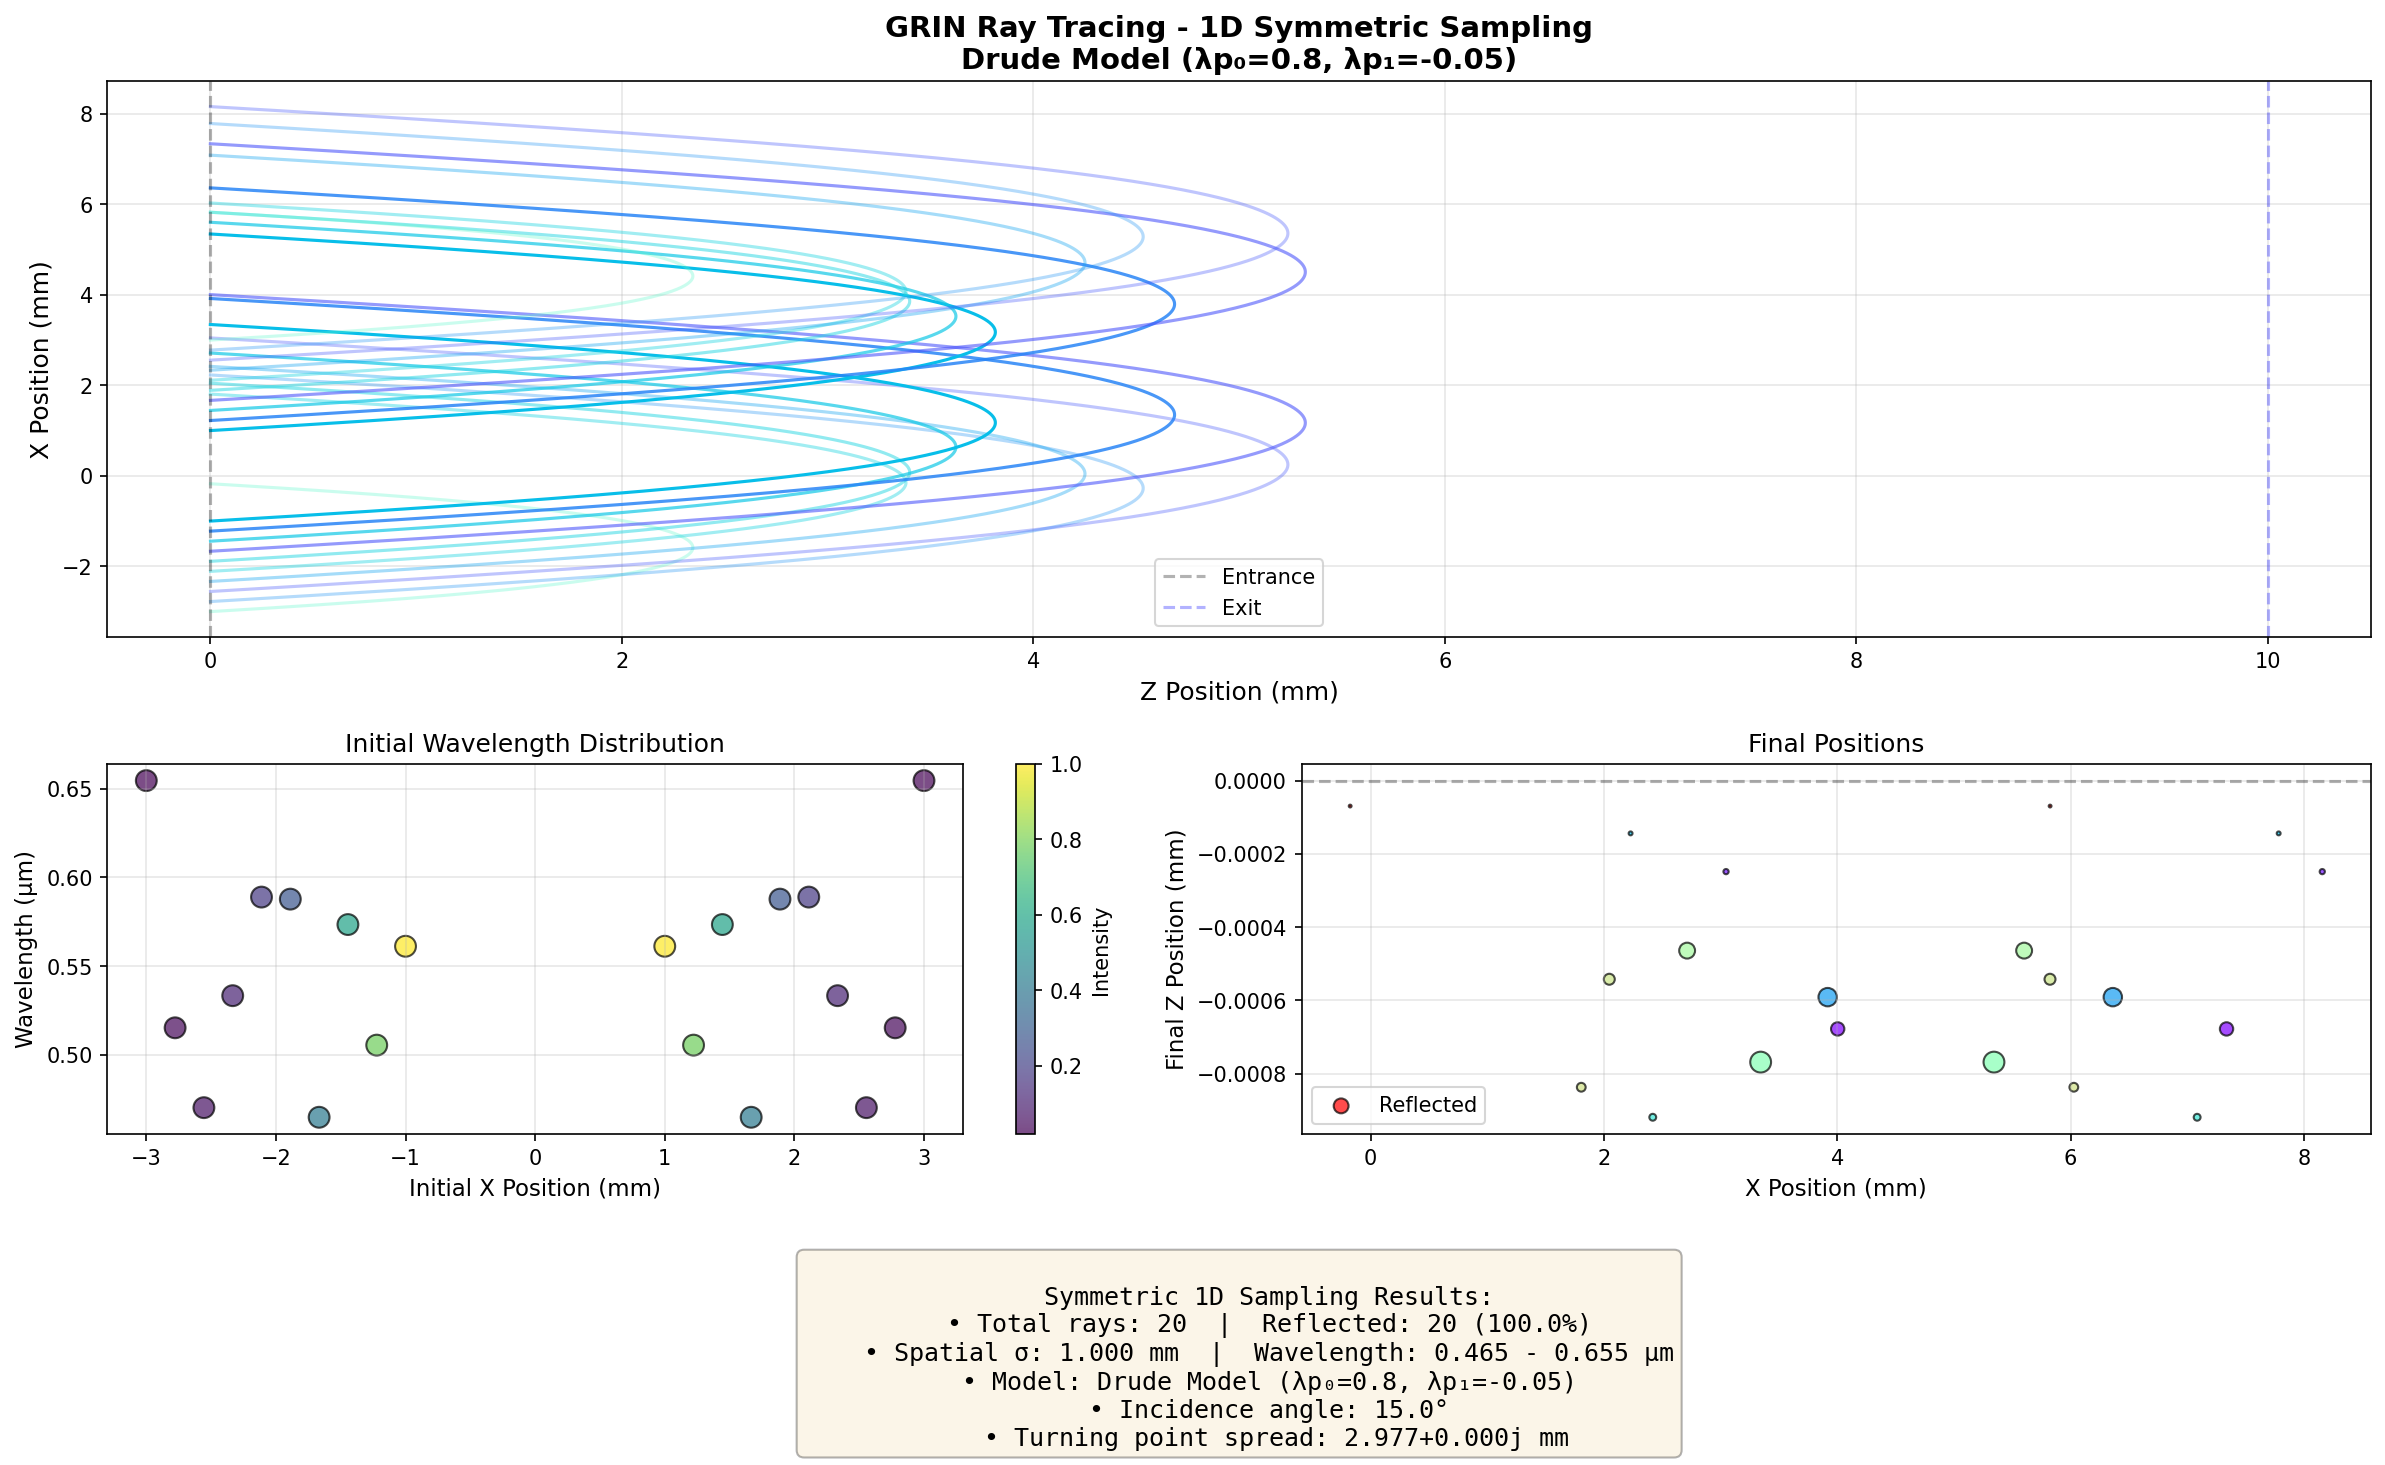

Write the Python code that produced this figure.
"""1D symmetric Gaussian sampling for GRIN reflection visualization.

This script generates rays sampled symmetrically from a 1D Gaussian distribution
and traces them through a GRIN medium to study reflection and dispersion effects.
"""

from __future__ import annotations

import argparse
import sys
from pathlib import Path

# Add local optiland to path for development
optiland_root = Path(__file__).parent.parent.parent
sys.path.insert(0, str(optiland_root))

import numpy as np
from scipy.stats import norm


def generate_symmetric_gaussian_samples(
    num_samples: int = 20,
    center: float = 0.0,
    sigma: float = 1.0,
    wavelength_mean: float = 0.55,
    wavelength_std: float = 0.05,
    random_seed: int = None,
) -> dict:
    """Generate symmetric samples from 1D Gaussian distribution.

    Args:
        num_samples: Total number of samples (will be rounded to even number)
        center: Mean of the Gaussian distribution
        sigma: Standard deviation of the Gaussian distribution
        wavelength_mean: Mean wavelength in µm
        wavelength_std: Standard deviation of wavelength in µm
        random_seed: Random seed for reproducibility

    Returns:
        Dictionary containing x_positions, wavelengths, and intensity_weights
    """
    if random_seed is not None:
        np.random.seed(random_seed)

    # Ensure even number for perfect symmetry
    num_samples = max(2, num_samples if num_samples % 2 == 0 else num_samples + 1)
    half_samples = num_samples // 2

    # Generate positive side (using inverse CDF for equal spacing)
    # We want to sample from sigma to 3*sigma (covers 99.7% of distribution)
    max_distance = 3.0 * sigma
    positive_positions = np.linspace(sigma, max_distance, half_samples)

    # Create symmetric positions (both positive and negative)
    x_positions = np.concatenate([
        -positive_positions[::-1],  # Negative side (reversed for symmetry)
        positive_positions           # Positive side
    ])

    # Add center offset
    x_positions = x_positions + center

    # Calculate Gaussian intensity weights
    intensity_weights = norm.pdf(x_positions, loc=center, scale=sigma)
    intensity_weights = intensity_weights / intensity_weights.max()

    # CRITICAL FIX: Generate wavelengths ONLY for positive side, then mirror
    # This ensures symmetric positions have IDENTICAL wavelengths for true symmetry!

    # METHOD 1: Standard normal distribution (mean=0, std=1) → wavelength space
    # Using z-scores from standard normal distribution
    z_scores = np.random.normal(0, 1, half_samples)
    positive_wavelengths = wavelength_mean + wavelength_std * z_scores

    # Alternative METHOD 2: Standard normal → frequency space → wavelength
    # Uncomment to use frequency-based sampling
    # c = 299.792458  # speed of light in µm·ps
    # mean_frequency = c / wavelength_mean
    # std_frequency = mean_frequency * (wavelength_std / wavelength_mean)  # error propagation
    # z_scores_freq = np.random.normal(0, 1, half_samples)
    # frequencies = mean_frequency + std_frequency * z_scores_freq
    # positive_wavelengths = c / frequencies

    positive_wavelengths = np.clip(positive_wavelengths, 0.3, 1.0)

    # Mirror wavelengths to negative side for TRUE symmetry
    wavelengths = np.concatenate([
        positive_wavelengths[::-1],  # Negative side (mirrored)
        positive_wavelengths          # Positive side
    ])

    return {
        'x_positions': x_positions,
        'wavelengths': wavelengths,
        'intensity_weights': intensity_weights,
        'num_samples': num_samples,
        'center': center,
        'sigma': sigma,
    }


def generate_symmetric_samples_with_wavelength_gradient(
    num_samples: int = 20,
    center: float = 0.0,
    sigma: float = 1.0,
    wavelength_mean: float = 0.55,
    wavelength_std: float = 0.05,
    wavelength_gradient: float = 0.0,  # µm per mm
    random_seed: int = None,
) -> dict:
    """Generate symmetric samples with wavelength correlated to position.

    This is useful for studying chirped beams or spatially dispersed light.

    Args:
        num_samples: Total number of samples
        center: Mean of the Gaussian distribution
        sigma: Standard deviation of the Gaussian distribution
        wavelength_mean: Mean wavelength in µm
        wavelength_std: Standard deviation of wavelength in µm
        wavelength_gradient: Wavelength change per unit distance (µm/mm)
        random_seed: Random seed for reproducibility

    Returns:
        Dictionary containing x_positions, wavelengths, and intensity_weights
    """
    if random_seed is not None:
        np.random.seed(random_seed)

    # Ensure even number for perfect symmetry
    num_samples = max(2, num_samples if num_samples % 2 == 0 else num_samples + 1)
    half_samples = num_samples // 2

    # Generate symmetric positions
    max_distance = 3.0 * sigma
    positive_positions = np.linspace(sigma, max_distance, half_samples)
    x_positions = np.concatenate([
        -positive_positions[::-1],
        positive_positions
    ]) + center

    # Calculate Gaussian intensity weights
    intensity_weights = norm.pdf(x_positions, loc=center, scale=sigma)
    intensity_weights = intensity_weights / intensity_weights.max()

    # Generate wavelengths with spatial gradient (optional)
    base_wavelengths = np.random.normal(
        wavelength_mean,
        wavelength_std * 0.5,  # Reduced std since gradient adds variation
        num_samples
    )

    # Add wavelength gradient (wavelength varies with x position)
    wavelengths = base_wavelengths + wavelength_gradient * x_positions

    # Clip wavelengths to physical range
    wavelengths = np.clip(wavelengths, 0.3, 1.0)

    return {
        'x_positions': x_positions,
        'wavelengths': wavelengths,
        'intensity_weights': intensity_weights,
        'num_samples': num_samples,
        'center': center,
        'sigma': sigma,
        'wavelength_gradient': wavelength_gradient,
    }


def visualize_symmetric_samples(
    num_samples: int = 20,
    sigma: float = 1.0,
    wavelength_std: float = 0.05,
    wavelength_gradient: float = 0.0,
    output_file: str = 'symmetric_samples_1d.png',
    use_gradient: bool = False,
):
    """Visualize symmetric Gaussian sampling.

    Args:
        num_samples: Number of samples
        sigma: Standard deviation for spatial distribution
        wavelength_std: Standard deviation for wavelength distribution
        wavelength_gradient: Wavelength gradient (if use_gradient=True)
        output_file: Output filename
        use_gradient: Whether to use wavelength gradient
    """
    try:
        import matplotlib
        matplotlib.use('Agg')
        import matplotlib.pyplot as plt
    except ModuleNotFoundError:
        print("matplotlib is required for visualization")
        return

    # Generate samples
    if use_gradient:
        data = generate_symmetric_samples_with_wavelength_gradient(
            num_samples=num_samples,
            sigma=sigma,
            wavelength_std=wavelength_std,
            wavelength_gradient=wavelength_gradient,
        )
    else:
        data = generate_symmetric_gaussian_samples(
            num_samples=num_samples,
            sigma=sigma,
            wavelength_std=wavelength_std,
        )

    x_pos = data['x_positions']
    wavelengths = data['wavelengths']
    intensities = data['intensity_weights']

    # Create figure
    fig, axes = plt.subplots(2, 2, figsize=(14, 10))

    # Plot 1: Spatial distribution
    ax1 = axes[0, 0]
    x_plot = np.linspace(-4*sigma, 4*sigma, 200)
    gaussian_curve = norm.pdf(x_plot, loc=0, scale=sigma)

    ax1.plot(x_plot, gaussian_curve, 'b-', linewidth=2, label='Gaussian distribution')
    ax1.scatter(x_pos, intensities, c=wavelengths, cmap='rainbow',
                s=100*intensities, alpha=0.7, edgecolors='black',
                label='Sampled rays')
    ax1.axvline(x=0, color='k', linestyle='--', alpha=0.3, label='Center')
    ax1.set_xlabel('X Position (mm)', fontsize=12)
    ax1.set_ylabel('Probability Density', fontsize=12)
    ax1.set_title('1D Symmetric Gaussian Sampling', fontsize=14, fontweight='bold')
    ax1.grid(True, alpha=0.3)
    ax1.legend()

    # Add colorbar for wavelength
    cbar1 = plt.colorbar(ax1.collections[0], ax=ax1)
    cbar1.set_label('Wavelength (µm)', fontsize=10)

    # Plot 2: Wavelength distribution
    ax2 = axes[0, 1]
    ax2.scatter(range(len(wavelengths)), wavelengths, c=range(len(wavelengths)),
                cmap='rainbow', s=80, alpha=0.7, edgecolors='black')
    ax2.axhline(y=np.mean(wavelengths), color='r', linestyle='--',
                label=f'Mean: {np.mean(wavelengths):.3f} µm')
    ax2.set_xlabel('Ray Index', fontsize=12)
    ax2.set_ylabel('Wavelength (µm)', fontsize=12)
    ax2.set_title('Wavelength Distribution', fontsize=14, fontweight='bold')
    ax2.grid(True, alpha=0.3)
    ax2.legend()

    # Plot 3: Position vs Wavelength (correlation)
    ax3 = axes[1, 0]
    scatter = ax3.scatter(x_pos, wavelengths, c=intensities, cmap='viridis',
                         s=80, alpha=0.7, edgecolors='black')
    ax3.set_xlabel('X Position (mm)', fontsize=12)
    ax3.set_ylabel('Wavelength (µm)', fontsize=12)
    ax3.set_title('Position-Wavelength Correlation', fontsize=14, fontweight='bold')
    ax3.grid(True, alpha=0.3)
    ax3.axvline(x=0, color='k', linestyle='--', alpha=0.3)
    ax3.axhline(y=0.55, color='r', linestyle='--', alpha=0.3, label='Reference (0.55µm)')
    ax3.legend()

    cbar3 = plt.colorbar(scatter, ax=ax3)
    cbar3.set_label('Intensity Weight', fontsize=10)

    # Plot 4: Intensity weights
    ax4 = axes[1, 1]
    ax4.bar(range(len(x_pos)), intensities, color=plt.cm.rainbow(
        (wavelengths - wavelengths.min()) / (wavelengths.max() - wavelengths.min() + 1e-9)),
            alpha=0.7, edgecolor='black')
    ax4.set_xlabel('Ray Index (sorted by position)', fontsize=12)
    ax4.set_ylabel('Intensity Weight', fontsize=12)
    ax4.set_title('Intensity Weights', fontsize=14, fontweight='bold')
    ax4.grid(True, alpha=0.3, axis='y')

    plt.tight_layout()
    plt.savefig(output_file, dpi=150, bbox_inches='tight')
    print(f"✓ Saved symmetric sampling visualization to '{output_file}'")

    # Print statistics
    print(f"\n{'='*60}")
    print("1D Symmetric Gaussian Sampling Statistics")
    print(f"{'='*60}")
    print(f"Number of samples: {num_samples}")
    print(f"Spatial distribution: N(0, σ={sigma:.3f})")
    print(f"X position range: [{x_pos.min():.3f}, {x_pos.max():.3f}] mm")
    print(f"Wavelength range: [{wavelengths.min():.3f}, {wavelengths.max():.3f}] µm")
    print(f"Wavelength mean: {np.mean(wavelengths):.3f} ± {np.std(wavelengths):.3f} µm")
    if use_gradient:
        print(f"Wavelength gradient: {wavelength_gradient:.4f} µm/mm")
    print(f"Intensity weight range: [{intensities.min():.3f}, {intensities.max():.3f}]")
    print(f"{'='*60}\n")

    plt.close(fig)


def trace_rays_1d_symmetric(
    num_samples: int = 20,
    sigma: float = 1.0,
    wavelength_mean: float = 0.55,
    wavelength_std: float = 0.08,
    angle_deg: float = 15.0,
    use_drude: bool = True,
    plasma_wl0: float = 0.8,
    plasma_wl1: float = -0.05,
    output_file: str = 'grin_reflection_1d_symmetric.png',
):
    """Trace rays from symmetric 1D Gaussian distribution through GRIN medium.

    Args:
        num_samples: Number of rays
        sigma: Spatial distribution width
        wavelength_mean: Mean wavelength
        wavelength_std: Wavelength standard deviation
        angle_deg: Incidence angle in degrees
        use_drude: Whether to use Drude dispersion model
        plasma_wl0: Drude plasma wavelength at z=0
        plasma_wl1: Drude plasma wavelength gradient
        output_file: Output filename
    """
    try:
        from optiland.materials.gradient_material import GradientMaterial
        from optiland.propagation.grin import GRINPropagation
        from optiland.rays import RealRays

        import matplotlib
        matplotlib.use('Agg')
        import matplotlib.pyplot as plt
        from matplotlib.gridspec import GridSpec
    except ImportError as e:
        print(f"Import error: {e}")
        return

    # Define DispersiveGradientMaterial class here for standalone use
    import optiland.backend as be

    class DispersiveGradientMaterial(GradientMaterial):
        """
        Gradient index material with Drude dispersion model for plasma mirrors.

        PHYSICAL MODEL:
        For a plasma, the refractive index follows the Drude model:
            n(ω) = √(1 - ωp²/ω²) = √(1 - λ²/λp²)
        """
        def __init__(
            self,
            plasma_wavelength_0: float = 0.8,
            plasma_wavelength_1: float = -0.05,
            plasma_density_factor: float = 1.0,
        ):
            super().__init__(n0=1.0, nz1=0.0)
            self.plasma_wavelength_0 = plasma_wavelength_0
            self.plasma_wavelength_1 = plasma_wavelength_1
            self.plasma_density_factor = plasma_density_factor

        def _get_plasma_wavelength(self, z: float) -> float:
            """Calculate plasma wavelength at position z."""
            return self.plasma_wavelength_0 + self.plasma_wavelength_1 * z

        def _calculate_n(self, wavelength: float, **kwargs) -> float:
            """Calculate refractive index using Drude model."""
            z = kwargs.get("z", 0.0)
            lambda_p = self._get_plasma_wavelength(z)

            ratio_squared = (wavelength / lambda_p) ** 2

            # Use np.where to handle array inputs
            n_drude = np.sqrt(np.maximum(0.0, 1.0 - ratio_squared))
            n_final = 1.0 + self.plasma_density_factor * (n_drude - 1.0)

            # For evanescent regime (ratio_squared >= 1), set to negative value
            n_final = np.where(ratio_squared < 1.0, n_final, -1.0 + 0j)

            return n_final

        def get_index_and_gradient(self, x, y, z, wavelength: float):
            """Calculate refractive index and its gradient with Drude dispersion."""
            lambda_p = self._get_plasma_wavelength(z)
            ratio = wavelength / lambda_p
            ratio_squared = ratio ** 2

            # Calculate refractive index using Drude model
            n = be.where(ratio_squared < 1.0,
                       1.0 + self.plasma_density_factor * (be.sqrt(1.0 - ratio_squared) - 1.0),
                       -1.0 + 0j)

            # Calculate gradient
            # dn/dλp = (density_factor * λ² / λp³) / (2 * sqrt(1 - λ²/λp²))
            # But we need dn/dz = (dn/dλp) * (dλp/dz) = (dn/dλp) * λp1

            dn_dlambda_p = be.where(ratio_squared < 1.0,
                                 self.plasma_density_factor * self.plasma_wavelength_1 * (
                                     ratio ** 2 / (lambda_p ** 3) / be.sqrt(1.0 - ratio_squared)
                                 ),
                                 0.0)

            dn_dx = be.zeros_like(n)
            dn_dy = be.zeros_like(n)
            dn_dz = dn_dlambda_p

            return n, dn_dx, dn_dy, dn_dz

    # Generate symmetric samples
    samples = generate_symmetric_gaussian_samples(
        num_samples=num_samples,
        sigma=sigma,
        wavelength_mean=wavelength_mean,
        wavelength_std=wavelength_std,
    )

    x_positions = samples['x_positions']
    wavelengths = samples['wavelengths']
    intensities = samples['intensity_weights']

    # Create material
    if use_drude:
        material = DispersiveGradientMaterial(
            plasma_wavelength_0=plasma_wl0,
            plasma_wavelength_1=plasma_wl1,
            plasma_density_factor=1.0,
        )
        model_name = f"Drude Model (λp₀={plasma_wl0}, λp₁={plasma_wl1})"
    else:
        material = GradientMaterial(n0=2.0, nz1=-0.3)
        model_name = "No Dispersion (n=2.0-0.3z)"

    # Initialize propagation
    prop = GRINPropagation(material)
    thickness = 10.0
    angle_rad = np.deg2rad(angle_deg)

    # Create rays
    rays = RealRays(
        x=x_positions,
        y=np.zeros(num_samples),
        z=np.zeros(num_samples),
        L=np.full(num_samples, np.sin(angle_rad)),
        M=np.zeros(num_samples),
        N=np.full(num_samples, np.cos(angle_rad)),
        intensity=intensities,
        wavelength=wavelengths,
    )

    # Store initial positions for path recording
    initial_x = rays.x.copy()
    initial_z = rays.z.copy()

    # Propagate
    print(f"\nTracing {num_samples} rays through GRIN medium...")
    print(f"Model: {model_name}")
    print(f"Incidence angle: {angle_deg}°")
    print(f"Wavelength range: {wavelengths.min():.3f} - {wavelengths.max():.3f} µm")

    # Use manual integration for path recording
    dt = 0.001  # Integration step size
    max_steps = 100000

    # Store paths for each ray
    ray_paths_x = [[] for _ in range(num_samples)]
    ray_paths_z = [[] for _ in range(num_samples)]

    for i in range(num_samples):
        # Initialize ray state
        x_curr = float(initial_x[i])
        z_curr = float(initial_z[i])
        L_curr = float(rays.L[i])
        N_curr = float(rays.N[i])
        w_curr = float(wavelengths[i])

        # Record initial point
        ray_paths_x[i].append(x_curr)
        ray_paths_z[i].append(z_curr)

        inside = False
        for step in range(max_steps):
            # Check if entered medium
            if z_curr > 0.001:
                inside = True

            # Check if exited
            if inside and (z_curr <= 0.0 or z_curr >= thickness):
                break

            # Get derivatives
            dx_ds, dy_ds, dz_ds, dL_ds, dM_ds, dN_ds = prop._ray_derivative(
                np.array([x_curr]),
                np.array([0.0]),
                np.array([z_curr]),
                np.array([L_curr]),
                np.array([0.0]),
                np.array([N_curr]),
                np.array([w_curr])
            )

            # Update state (RK4)
            x_curr += dt * dx_ds[0]
            z_curr += dt * dz_ds[0]
            L_curr += dt * dL_ds[0]
            N_curr += dt * dN_ds[0]

            # Normalize direction
            norm = np.sqrt(L_curr**2 + N_curr**2)
            if norm > 0:
                L_curr /= norm
                N_curr /= norm

            # Record point
            ray_paths_x[i].append(x_curr)
            ray_paths_z[i].append(z_curr)

        # Update final ray state
        rays.x[i] = x_curr
        rays.z[i] = z_curr
        rays.L[i] = L_curr
        rays.N[i] = N_curr

    # Analyze results
    reflected = rays.z < 0
    num_reflected = np.sum(reflected)
    print(f"Reflected rays: {num_reflected}/{num_samples} ({100*num_reflected/num_samples:.1f}%)")

    # Find turning points for reflected rays
    turning_points = []
    turning_wavelengths = []

    if num_reflected > 0:
        # Find turning points from path data (where z is maximum)
        for i in np.where(reflected)[0]:
            z_path = np.array(ray_paths_z[i])
            if len(z_path) > 0:
                turning_z = np.max(z_path)  # Turning point is where z is maximum
                turning_points.append(turning_z)
                turning_wavelengths.append(wavelengths[i])

        if turning_points:
            print(f"Turning point range: {np.min(turning_points):.3f} - {np.max(turning_points):.3f} mm")
            print(f"Turning point spread: {np.max(turning_points) - np.min(turning_points):.3f} mm")

    # Visualization
    fig = plt.figure(figsize=(16, 10))
    gs = GridSpec(3, 2, figure=fig, height_ratios=[3, 2, 1])

    # Main ray trace plot
    ax_main = fig.add_subplot(gs[0, :])
    for i in range(num_samples):
        color = plt.cm.rainbow((wavelengths[i] - 0.4) / 0.6)
        alpha = 0.3 + 0.7 * intensities[i]
        # Plot complete ray path
        ax_main.plot(ray_paths_z[i], ray_paths_x[i],
                    color=color, alpha=alpha, linewidth=1.5)

    ax_main.axvline(x=0, color='k', linestyle='--', alpha=0.3, label='Entrance')
    ax_main.axvline(x=thickness, color='b', linestyle='--', alpha=0.3, label='Exit')
    ax_main.set_xlabel('Z Position (mm)', fontsize=12)
    ax_main.set_ylabel('X Position (mm)', fontsize=12)
    ax_main.set_title(f'GRIN Ray Tracing - 1D Symmetric Sampling\n{model_name}',
                     fontsize=14, fontweight='bold')
    ax_main.grid(True, alpha=0.3)
    ax_main.legend()

    # Wavelength vs X position (initial)
    ax_wl_x = fig.add_subplot(gs[1, 0])
    scatter = ax_wl_x.scatter(x_positions, wavelengths, c=intensities,
                             cmap='viridis', s=100, alpha=0.7, edgecolors='black')
    ax_wl_x.set_xlabel('Initial X Position (mm)', fontsize=11)
    ax_wl_x.set_ylabel('Wavelength (µm)', fontsize=11)
    ax_wl_x.set_title('Initial Wavelength Distribution', fontsize=12)
    ax_wl_x.grid(True, alpha=0.3)
    plt.colorbar(scatter, ax=ax_wl_x, label='Intensity')

    # Final positions
    ax_final = fig.add_subplot(gs[1, 1])
    if num_reflected > 0:
        ax_final.scatter(rays.x[reflected], rays.z[reflected],
                        c=wavelengths[reflected], cmap='rainbow',
                        s=100*intensities[reflected], alpha=0.7,
                        edgecolors='black', label='Reflected')
    not_reflected = ~reflected
    if np.sum(not_reflected) > 0:
        ax_final.scatter(rays.x[not_reflected], rays.z[not_reflected],
                        c=wavelengths[not_reflected], cmap='rainbow',
                        s=100*intensities[not_reflected], alpha=0.3,
                        edgecolors='black', marker='x', label='Transmitted')
    ax_final.axhline(y=0, color='k', linestyle='--', alpha=0.3)
    ax_final.set_xlabel('X Position (mm)', fontsize=11)
    ax_final.set_ylabel('Final Z Position (mm)', fontsize=11)
    ax_final.set_title('Final Positions', fontsize=12)
    ax_final.grid(True, alpha=0.3)
    ax_final.legend()

    # Info panel
    ax_info = fig.add_subplot(gs[2, :])
    ax_info.axis('off')

    info_text = f"""
    Symmetric 1D Sampling Results:
    • Total rays: {num_samples}  |  Reflected: {num_reflected} ({100*num_reflected/num_samples:.1f}%)
    • Spatial σ: {sigma:.3f} mm  |  Wavelength: {wavelengths.min():.3f} - {wavelengths.max():.3f} µm
    • Model: {model_name}
    • Incidence angle: {angle_deg}°
    """
    if turning_points:
        info_text += f" • Turning point spread: {np.max(turning_points) - np.min(turning_points):.3f} mm"

    ax_info.text(0.5, 0.5, info_text, ha='center', va='center',
                fontsize=12, family='monospace',
                bbox=dict(boxstyle='round', facecolor='wheat', alpha=0.3))

    plt.tight_layout()
    plt.savefig(output_file, dpi=150, bbox_inches='tight')
    print(f"✓ Saved ray tracing visualization to '{output_file}'")
    print(f"{'='*60}\n")

    plt.close(fig)


if __name__ == "__main__":
    parser = argparse.ArgumentParser(
        description="1D Symmetric Gaussian Sampling for GRIN Reflection",
        formatter_class=argparse.RawDescriptionHelpFormatter,
        epilog="""
Examples:
  # Visualize symmetric sampling (no ray tracing)
  python grin_reflection_1d_symmetric.py --visualize-only --num-samples 20

  # Visualize with wavelength gradient
  python grin_reflection_1d_symmetric.py --visualize-only --wavelength-gradient 0.05

  # Ray tracing with Drude model
  python grin_reflection_1d_symmetric.py --num-samples 30 --sigma 1.5 --use-drude

  # Ray tracing without dispersion
  python grin_reflection_1d_symmetric.py --no-drude --num-samples 20
        """
    )

    parser.add_argument('--visualize-only', '-v', action='store_true',
                       help='Only visualize sampling, no ray tracing')
    parser.add_argument('--num-samples', '-n', type=int, default=20,
                       help='Number of samples (default: 20)')
    parser.add_argument('--sigma', '-s', type=float, default=1.0,
                       help='Standard deviation of spatial distribution (default: 1.0)')
    parser.add_argument('--wavelength-mean', type=float, default=0.55,
                       help='Mean wavelength in µm (default: 0.55)')
    parser.add_argument('--wavelength-std', type=float, default=0.05,
                       help='Wavelength standard deviation in µm (default: 0.05)')
    parser.add_argument('--wavelength-gradient', '-g', type=float, default=0.0,
                       help='Wavelength gradient (µm/mm, for --visualize-only)')
    parser.add_argument('--angle', type=float, default=15.0,
                       help='Incidence angle in degrees (default: 15.0)')
    parser.add_argument('--use-drude', action='store_true', default=True,
                       help='Use Drude dispersion model (default: True)')
    parser.add_argument('--no-drude', dest='use_drude', action='store_false',
                       help='Disable Drude dispersion model')
    parser.add_argument('--plasma-wl0', type=float, default=0.8,
                       help='Drude plasma wavelength at z=0 (default: 0.8)')
    parser.add_argument('--plasma-wl1', type=float, default=-0.05,
                       help='Drude plasma wavelength gradient (default: -0.05)')
    parser.add_argument('--output', '-o', type=str,
                       default='grin_reflection_1d_symmetric.png',
                       help='Output filename (default: grin_reflection_1d_symmetric.png)')

    args = parser.parse_args()

    print("="*60)
    print("1D Symmetric Gaussian Sampling for GRIN Reflection")
    print("="*60)

    if args.visualize_only:
        # Only visualize sampling
        output_file = args.output.replace('.png', '_sampling.png')
        visualize_symmetric_samples(
            num_samples=args.num_samples,
            sigma=args.sigma,
            wavelength_std=args.wavelength_std,
            wavelength_gradient=args.wavelength_gradient,
            output_file=output_file,
            use_gradient=(args.wavelength_gradient != 0.0),
        )
    else:
        # Full ray tracing
        trace_rays_1d_symmetric(
            num_samples=args.num_samples,
            sigma=args.sigma,
            wavelength_mean=args.wavelength_mean,
            wavelength_std=args.wavelength_std,
            angle_deg=args.angle,
            use_drude=args.use_drude,
            plasma_wl0=args.plasma_wl0,
            plasma_wl1=args.plasma_wl1,
            output_file=args.output,
        )
